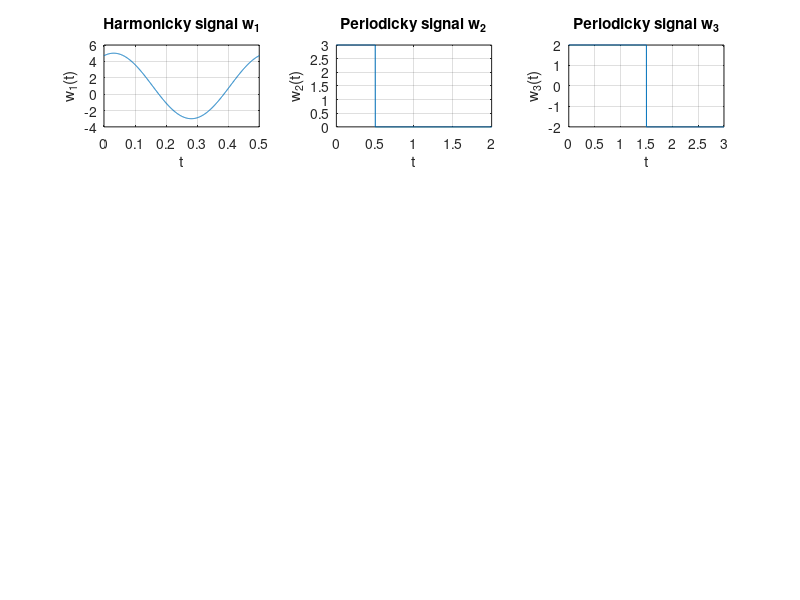

The MATLAB source for this figure: (Note: this script raises an error after producing the figure.)
clear all;
close all;

deltat=0.001;           %vzorkovaci kmitocet
% Zadani harmonickeho signalu
T=0.5
t1=0:deltat:T;
w1=4.*cos(2*pi/T*t1-pi/8)+1;

%vykresleni harmonickeho signalu
subplot(4,3,1)
plot(t1,w1);
grid on;
xlabel('t');
ylabel('w_1(t)');
title('Harmonicky signal w_1')

% Zadani periodickeho obdelnikoveho signalu
t2a=0:deltat:0.5;
w2a(1:length(t2a))=3;
t2b=0.5+deltat:deltat:2;
w2b(1:length(t2b))=0;

t2=[t2a t2b];  %casova osa
w2=[w2a w2b];  %jedna perioda periodickeho signalu w2(t)   

%vykresleni periodickeho signalu
subplot(4,3,2)
plot(t2,w2);
grid on;
xlabel('t');
ylabel('w_2(t)');
title('Periodicky signal w_2')

% Zadani periodickeho obdelnikoveho signalu
t3a=0:deltat:1.5;
w3a(1:length(t3a))=2;
t3b=1.5+deltat:deltat:3;
w3b(1:length(t3b))=-2;

t3=[t3a t3b];  %casova osa
w3=[w3a w3b];  %jedna perioda periodickeho signalu w3(t)   

%vykresleni periodickeho signalu
subplot(4,3,3)
plot(t3,w3);
grid on;
xlabel('t');
ylabel('w_3(t)');
title('Periodicky signal w_3')

%%%%%%%%%%%%%%%%%%%%%%%%%%%%%%%%%%%%%%%%%%%%%%%%%%%%%%%%%%%%%%%%%%%%%%%%%%%%%%%%%%%%%%%%%%%%%%%%%%%
%vypocet koeficientu Fourierovy rady harmonickeho signalu 
syms k t sm %symbolicke promenne
T=0.5;      %perioda signalu

N=10;       %pocet spoctenych keficientu Fourierovy rady    
m=-N:N;   

k=2*pi/T; 	%uhlovy kmitocet

sm=1/T*(int((4.*cos(2*pi/T*t+pi/8)+1)*exp(-j*k*m*t),t,0,T)); %koeficienty Fourierovy rady
smd=double(sm);             
amp=abs(smd);           %spektrum amplitudy
faze=angle(smd);        %spektrum faze
vykon=amp.^2;           %spektrum vykonu

omega=2*pi*1/T*m;       %uhlovy kmitocet, omega=2*pi*f=2*pi/T

%vykresleni amplitudoveho, fazoveho spektra a spektra vykonu
subplot(4,3,4);
stem(omega,amp)
xlabel('\omega')
ylabel('^F^R|W_m|')
grid on;
title('Amplitudove spektrum')

subplot(4,3,5);
stem(omega,faze)
xlabel('\omega')
ylabel('\Theta_m')
grid on
title('Fazove spektrum')

subplot(4,3,6);
stem(omega,vykon)
xlabel('\omega')
ylabel('^F^R|P_m|') 
grid on
title('Spektrum vykonu')


%vypocet koeficientu Fourierovy rady periodickeho signalu 
syms k t sm %symbolicke promenne
T=2      %perioda signalu

N=10;       %pocet spoctenych keficientu Fourierovy rady    
m=-N:N;   

k=2*pi/T; 	%uhlovy kmitocet

sm=1/T*int(3*exp(-j*k*m*t),t,0,0.5); %koeficienty Fourierovy rady
smd=double(sm);             
amp=abs(smd);           %spektrum amplitudy
faze=angle(smd);        %spektrum faze
vykon=amp.^2;           %spektrum vykonu

omega=2*pi*1/T*m;       %uhlovy kmitocet, omega=2*pi*f=2*pi/T

%vykresleni amplitudoveho, fazoveho spektra a spektra vykonu
subplot(4,3,7);
stem(omega,amp)
xlabel('\omega')
ylabel('^F^R|W_m|')
grid on;
title('Amplitudove spektrum')

subplot(4,3,8);
stem(omega,faze)
xlabel('\omega')
ylabel('\Theta_m')
grid on
title('Fazove spektrum')

subplot(4,3,9);
stem(omega,vykon)
xlabel('\omega')
ylabel('^F^R|P_m|') 
grid on
title('Spektrum vykonu')

%vypocet koeficientu Fourierovy rady periodickeho signalu 
syms k t sm %symbolicke promenne
T=3      %perioda signalu

N=10;       %pocet spoctenych keficientu Fourierovy rady    
m=-N:N;   

k=2*pi/T; 	%uhlovy kmitocet

sm=1/T*(int(2*exp(-j*k*m*t),t,0,1.5)+int(-2*exp(-j*k*m*t),t,1.5,3)); %koeficienty Fourierovy rady
smd=double(sm);             
amp=abs(smd);           %spektrum amplitudy
faze=angle(smd);        %spektrum faze
vykon=amp.^2;           %spektrum vykonu

omega=2*pi*1/T*m;       %uhlovy kmitocet, omega=2*pi*f=2*pi/T

%vykresleni amplitudoveho, fazoveho spektra a spektra vykonu
subplot(4,3,10);
stem(omega,amp)
xlabel('\omega')
ylabel('^F^R|W_m|')
grid on;
title('Amplitudove spektrum')

subplot(4,3,11);
stem(omega,faze)
xlabel('\omega')
ylabel('\Theta_m')
grid on
title('Fazove spektrum')

subplot(4,3,12);
stem(omega,vykon)
xlabel('\omega')
ylabel('^F^R|P_m|') 
grid on
title('Spektrum vykonu')
